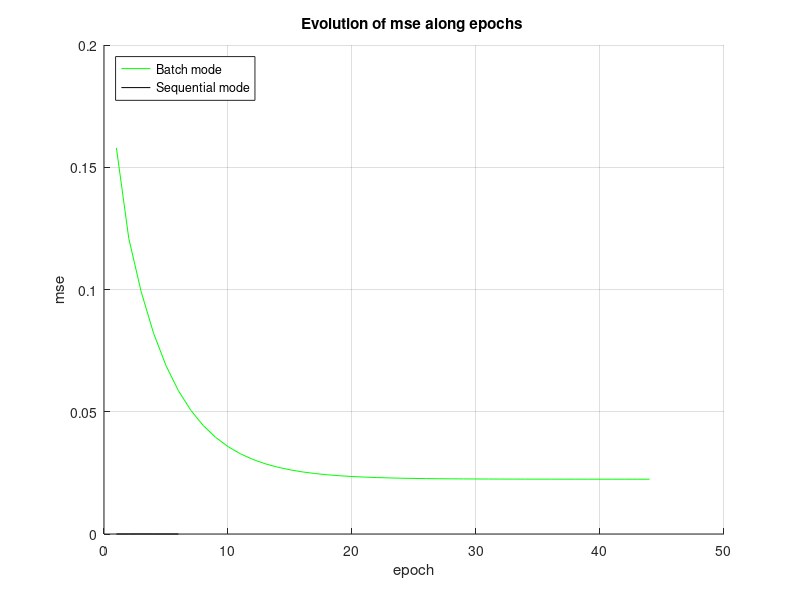

MATLAB code to generate this figure: (Note: this script raises an error after producing the figure.)
%% Delta rule batch vs sequential

% CAMBIAR EL MSE DEL SEQUENTIAL Y PROBAR

clear
close all


epochs_batch = zeros(1,100);
epochs_seq = zeros(1,100);

for k = 1:100
% Data generation

n = 100; % Number of data
nInputs = 2;
nOutputs = 1;
mA = [ 0.75, 1]; sigmaA = 0.4; % Mean and std. dev of A
mB = [-0.75, -1]; sigmaB = 0.4; % Mean and std. dev of B

classA(1,:) = randn(1,n) .* sigmaA + mA(1);
classA(2,:) = randn(1,n) .* sigmaA + mA(2);
classB(1,:) = randn(1,n) .* sigmaB + mB(1);
classB(2,:) = randn(1,n) .* sigmaB + mB(2);

p = randperm(n);

% Input data

X = [classA classB];
index = randperm(2*n);

X(1,:) = X(1,index); % X => input matrix
X(2,:) = X(2,index);
X(3,:) = ones(1,2*n);

T = sign(n-index); % T => target matrix
T(T==0) = 1;

rate = 0.01; % learning rate or step size
W = 0.2*randn(nOutputs,nInputs+1); % Random initialization of W = [w1 w2 theta]

% Neccesary variables for plotting the decision boundary
x1 = -4:0.01:4;
x2 = W(3)/W(2)-W(1)*x1/W(2);

Y1 = W*X; % output before thresholding
Y = sign(Y1); % output after thresholding
e = 0.5*(T-Y1); %error

deltaW = [1000 1000 1000]; % initial deltaW
mse = [];
deltaErr = 1000;

    k
% Batch

while deltaErr>=1e-6
    clf('reset')
    Y1 = W*X; % output before thresholding
    e = -0.5*(T-Y1); % error calculation
    mse(end+1) = sum(e.^2)/length(e);
    deltaW = -rate*e*transpose(X); % change of deltaW
    W = W + deltaW; % update W
    x2 = W(3)/W(2)-W(1)*x1/W(2); % update x2 for plotting
%     hold on
%     plot(classA(1,:),classA(2,:),'or')
%     plot(classB(1,:),classB(2,:),'*b')
%     plot(x1,x2,'k','LineWidth',2)
%     xlabel('x_{1}')
%     ylabel('x_{2}')
%     title('Delta Rule')
%     legend('Class A','Class B','Decision boundary','Location','NorthWest')
%     axis ([min(X(1,:))-0.5 max(X(1,:))+0.5 min(X(2,:))-0.5 max(X(2,:))+0.5])
%     hold off
%     drawnow
    if (length(mse)>1)
        deltaErr = abs(mse(end-1) - mse(end));
    end
    epochs_batch(k) = epochs_batch(k)+1;
end

mse_batch = mse;

% Sequential

W = 0.2*randn(nOutputs,nInputs+1); % Random initialization of W = [w1 w2 theta]
deltaW = [1000 1000 1000]; % initial deltaW
mse = [];
deltaErr = 1000;
rate = 0.01;

while deltaErr>=1e-6 % change if it takes too much time
    clf('reset')
    index = randperm(2*n);
    X = X(:,index);
    T = T(index);
    for i=1:200
        x = X(:,i);
        t = T(i);
        y1 = W*x;
        ei = -0.5*(t-y1);
        e(end+1) = ei;
        deltaW = -rate*ei*transpose(x);
        W = W + deltaW;
        x2 = W(3)/W(2)-W(1)*x1/W(2); % update x2 for plotting
    end
    
    mse(end+1) = ei.^2/length(e);
%     hold on
%     plot(classA(1,:),classA(2,:),'or')
%     plot(classB(1,:),classB(2,:),'*b')
%     plot(x1,x2,'k','LineWidth',2)
%     xlabel('x_{1}')
%     ylabel('x_{2}')
%     title('Delta Rule')
%     legend('Class A','Class B','Decision boundary','Location','NorthWest')
%     axis ([min(X(1,:))-0.5 max(X(1,:))+0.5 min(X(2,:))-0.5 max(X(2,:))+0.5])
%     hold off
%     drawnow
    if (length(mse)>1)
        deltaErr = abs(mse(end-1) - mse(end));
    end
    epochs_seq(k) = epochs_seq(k)+1;
end

mse_seq = mse;
end

% plot evolution of MSE (Mean Square Error)
figure (1)
hold on
plot(mse_batch,'g')
plot(mse_seq,'k')
xlabel('epoch')
ylabel('mse')
title('Evolution of mse along epochs ')
legend('Batch mode','Sequential mode','Location','NorthWest')
grid on
hold off

% plot distribution epochs to converge
figure(2)
histogram(epochs_batch,100)
title('Histogram of number of epochs batch mode')

figure(3)
histogram(epochs_seq,100)
title('Histogram of number of epochs sequential mode')

